Frame 1 (no input): blank canvas, image omitted
Frame 60 (the mouse pressed at the canvas centre just before this capture): blank canvas, image omitted
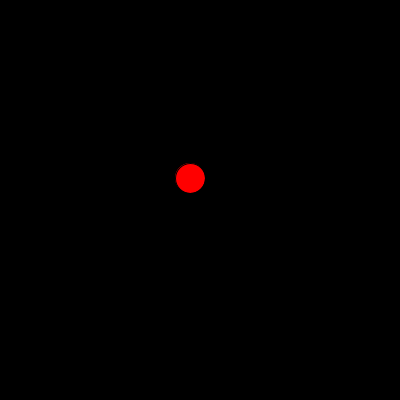
Frame 120 (the mouse held since frame 60 and released just before this capture)

The Processing sketch whose frames 1 and 60 were blank and that drew this single picture after the mouse press (run headless with seeded random() and noise(); from frame 60 on, the mouse is pressed at the canvas centre):

// Processing sketch: processing_39273
// ── processing_39273.pde

final int kMaxBalls = 10; // max # of balls user can create
int gNumBalls = 0;        // count # of balls created so far

// arrays to hold ball x/y positions
int[] gBallX = new int[kMaxBalls];
int[] gBallY = new int[kMaxBalls];
final int kBallStep = 2;  // max amount by which the random walk generator can move

// array to hold ball sizes; min/max size of balls
final int kBallSize = 30;

final int kStepTime = 20;  // how fast to step
int gLastTime = 0;         // saves last time the draw() loop completed

void setup()
{
  // usual setup stuff
  size(400, 400);
  smooth();
}

void draw() {
  // check current time
  int thisTime = millis();

  // if enough time has elapsed...
  if (thisTime - gLastTime >= kStepTime) {
    // draw black background
    background(0, 0, 0);

    // run once for each ball on the screen
    for (int i = 0; i < gNumBalls; i++) {
      // draw a ball at its current location, color and size
      // we retrieve this info from the arrays
      fill(255, 0, 0);
      ellipse(gBallX[i], gBallY[i], kBallSize, kBallSize);

      // update the ball's parameters

      // basically a coin toss to determine step direction for x/y
      // we will then step by kBallStep in those directions
      if (random(2) >= 1.0) {
        gBallX[i] += kBallStep;
      }
      else {
        gBallX[i] -= kBallStep;
      }
      // constrain to window size
      gBallX[i] = constrain(gBallX[i], 0, width);

      // same for y
      if (random(2) >= 1.0) {
        gBallY[i] += kBallStep;
      }
      else {
        gBallY[i] -= kBallStep;
      }
      // constrain to window size
      gBallY[i] = constrain(gBallY[i], 0, width);

      // save time
      gLastTime = thisTime;
    }
  }
}

void mousePressed()
{
  // if we haven't hit our max # of balls, add a new one at mousex/y
  if (gNumBalls < kMaxBalls) {
    gBallX[gNumBalls] = mouseX;
    gBallY[gNumBalls] = mouseY;
    gNumBalls++;
  }
}
